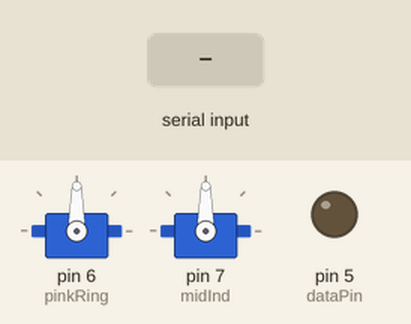
A sketch run on a simulated Arduino Uno, built with avr-gcc and run on an emulated ATmega328P. Shown: 2 × servo, output pins drawn as LEDs (lit = HIGH). Inputs (shaded band) come from the test bench. Pins used as bus, display or sensor lines are not drawn; what the sketch prints to the serial monitor is not drawn.

Above: at 1.5 s.
1.6 s: "s" received over Serial
At 2.1 s:
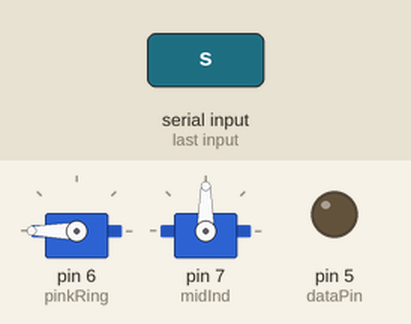
4.6 s: "r" received over Serial
At 5.4 s:
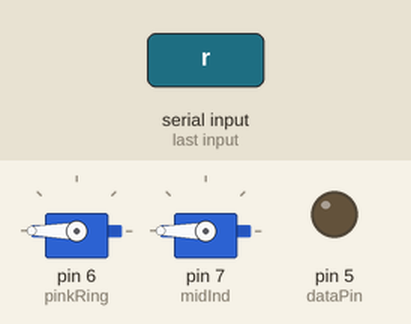
7.6 s: "s" received over Serial
At 8.0 s:
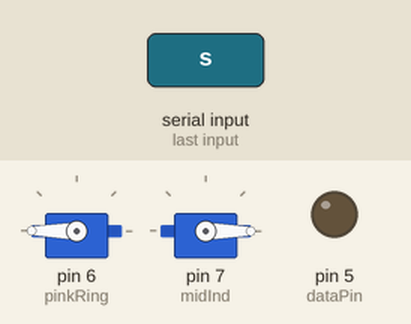
Timing chart, 0 to 10.6 s (numbered marks = the images above; inputs shaded):
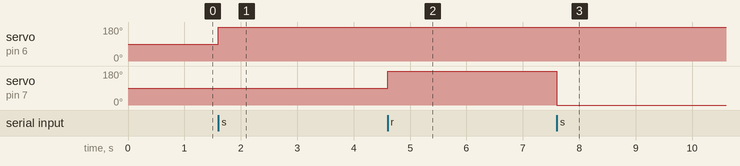

Measured:
- after the input at 1.6 s, servo on pin 6 (pinkRing): 90° → 180° at once
- after the input at 4.6 s, servo on pin 7 (midInd): 90° → 180° at once
- after the input at 7.6 s, servo on pin 7 (midInd): 180° → 0° at once

The sketch:

ArduinoResponse.ino
```cpp
#include <Servo.h>

int incomingByte;
int pinkRing = 6;
int midInd = 7;
int latchPin = 4;
int clockPin = 3;
int dataPin = 5;

Servo pinkRin;
Servo midIndex;

void setup() {
    Serial.begin(9600); // set the baud rate
    pinkRin.attach(pinkRing);
    midIndex.attach(midInd);
    Serial.println("Ready"); // print "Ready" once
    pinMode(latchPin, OUTPUT);
    clear();
    }


void loop() {
    // see if there's incoming serial data:
  if (Serial.available() > 0) {
    // read the oldest byte in the serial buffer:
    incomingByte = Serial.read();
    if (incomingByte == 's') {
      scissors();
    }
    else if (incomingByte == 'r') {
      rock();
    }
  }
  // sad
    else if (incomingByte == 'a' || incomingByte == 'c' || incomingByte == 'e'){
        smile();
    }

    //joy
    else if (incomingByte == 'b'){
      frown();
    }

    //neutral
    else if (incomingByte == 'd'){
        neutral();
    }

    // rock: all curl in
    else if (incomingByte == 'r'){
        rock();
    }

    // scissors: ring and pinky curl in
    else if (incomingByte == 's'){
        scissors();
    }
}


void shiftOut(int myDataPin, int myClockPin, byte myDataOut) {
  int i=0;
  int pinState;
  pinMode(myClockPin, OUTPUT);
  pinMode(myDataPin, OUTPUT);
  digitalWrite(myDataPin, 0);
  digitalWrite(myClockPin, 0);
  for (i=7; i>=0; i--)  {
    digitalWrite(myClockPin, 0);
    if ( myDataOut & (1<<i) ) {
      pinState= 1;
    }
    else {
      pinState= 0;
    }
    digitalWrite(myDataPin, pinState);
    digitalWrite(myClockPin, 1);
    digitalWrite(myDataPin, 0);
  }
  digitalWrite(myClockPin, 0);
}


void smile(){
  byte data = 0x3F;
  digitalWrite(latchPin, 0);
  shiftOut(dataPin, clockPin,data);
  digitalWrite(latchPin, 1);
  delay(300);
}


void frown(){
  byte data = 0xFC;
  digitalWrite(latchPin, 0);
  shiftOut(dataPin, clockPin, data);
  digitalWrite(latchPin, 1);
  delay(300);
}


void neutral(){
  byte data = 0x3C;
  digitalWrite(latchPin, 0);
  shiftOut(dataPin, clockPin, data);
  digitalWrite(latchPin, 1);
  delay(300);
}


void clear(){
  byte data = 0x0;
  digitalWrite(latchPin, 0);
  shiftOut(dataPin, clockPin, data);
  digitalWrite(latchPin, 1);
  delay(300);

}


void rock(){
  pinkRin.write(0);
  midIndex.write(0);
  pinkRin.write(180);
  midIndex.write(180);
  delay(1000);
  pinkRin.write(0);
  midIndex.write(0);
}


void scissors(){
  pinkRin.write(0);
  pinkRin.write(180);
  delay(1000);
  pinkRin.write(0);
}
```
